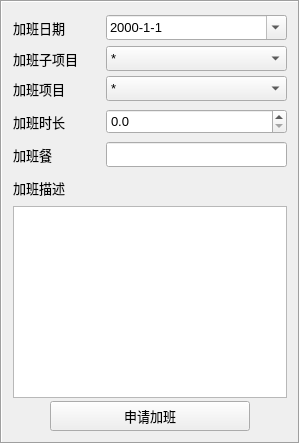
          <widget class="QFrame" name="frame">
           <property name="sizePolicy">
            <sizepolicy hsizetype="Preferred" vsizetype="Preferred">
             <horstretch>0</horstretch>
             <verstretch>0</verstretch>
            </sizepolicy>
           </property>
           <property name="minimumSize">
            <size>
             <width>300</width>
             <height>0</height>
            </size>
           </property>
           <property name="frameShape">
            <enum>QFrame::Box</enum>
           </property>
           <property name="frameShadow">
            <enum>QFrame::Sunken</enum>
           </property>
           <property name="midLineWidth">
            <number>0</number>
           </property>
           <layout class="QVBoxLayout" name="verticalLayout_6">
            <property name="spacing">
             <number>3</number>
            </property>
            <item>
             <layout class="QHBoxLayout" name="horizontalLayout_22">
              <item>
               <widget class="QLabel" name="label_18">
                <property name="sizePolicy">
                 <sizepolicy hsizetype="Fixed" vsizetype="Preferred">
                  <horstretch>0</horstretch>
                  <verstretch>0</verstretch>
                 </sizepolicy>
                </property>
                <property name="minimumSize">
                 <size>
                  <width>90</width>
                  <height>30</height>
                 </size>
                </property>
                <property name="maximumSize">
                 <size>
                  <width>80</width>
                  <height>30</height>
                 </size>
                </property>
                <property name="font">
                 <font>
                  <pointsize>10</pointsize>
                 </font>
                </property>
                <property name="text">
                 <string>加班日期</string>
                </property>
               </widget>
              </item>
              <item>
               <widget class="QDateEdit" name="apply_date">
                <property name="sizePolicy">
                 <sizepolicy hsizetype="Preferred" vsizetype="Fixed">
                  <horstretch>0</horstretch>
                  <verstretch>0</verstretch>
                 </sizepolicy>
                </property>
                <property name="minimumSize">
                 <size>
                  <width>0</width>
                  <height>25</height>
                 </size>
                </property>
                <property name="maximumSize">
                 <size>
                  <width>300</width>
                  <height>25</height>
                 </size>
                </property>
                <property name="font">
                 <font>
                  <pointsize>10</pointsize>
                 </font>
                </property>
                <property name="alignment">
                 <set>Qt::AlignLeading|Qt::AlignLeft|Qt::AlignVCenter</set>
                </property>
                <property name="displayFormat">
                 <string>yyyy-M-d</string>
                </property>
                <property name="calendarPopup">
                 <bool>true</bool>
                </property>
               </widget>
              </item>
             </layout>
            </item>
            <item>
             <layout class="QHBoxLayout" name="horizontalLayout_24">
              <item>
               <widget class="QLabel" name="label_27">
                <property name="sizePolicy">
                 <sizepolicy hsizetype="Fixed" vsizetype="Preferred">
                  <horstretch>0</horstretch>
                  <verstretch>0</verstretch>
                 </sizepolicy>
                </property>
                <property name="minimumSize">
                 <size>
                  <width>90</width>
                  <height>0</height>
                 </size>
                </property>
                <property name="maximumSize">
                 <size>
                  <width>90</width>
                  <height>30</height>
                 </size>
                </property>
                <property name="font">
                 <font>
                  <pointsize>10</pointsize>
                 </font>
                </property>
                <property name="text">
                 <string>加班子项目</string>
                </property>
               </widget>
              </item>
              <item>
               <widget class="QComboBox" name="apply_subproject">
                <property name="sizePolicy">
                 <sizepolicy hsizetype="Preferred" vsizetype="Fixed">
                  <horstretch>0</horstretch>
                  <verstretch>0</verstretch>
                 </sizepolicy>
                </property>
                <property name="minimumSize">
                 <size>
                  <width>0</width>
                  <height>25</height>
                 </size>
                </property>
                <property name="maximumSize">
                 <size>
                  <width>300</width>
                  <height>25</height>
                 </size>
                </property>
                <property name="font">
                 <font>
                  <pointsize>10</pointsize>
                 </font>
                </property>
                <property name="frame">
                 <bool>true</bool>
                </property>
                <item>
                 <property name="text">
                  <string>*</string>
                 </property>
                </item>
               </widget>
              </item>
             </layout>
            </item>
            <item>
             <layout class="QHBoxLayout" name="horizontalLayout_23">
              <item>
               <widget class="QLabel" name="label_29">
                <property name="sizePolicy">
                 <sizepolicy hsizetype="Fixed" vsizetype="Preferred">
                  <horstretch>0</horstretch>
                  <verstretch>0</verstretch>
                 </sizepolicy>
                </property>
                <property name="minimumSize">
                 <size>
                  <width>90</width>
                  <height>30</height>
                 </size>
                </property>
                <property name="maximumSize">
                 <size>
                  <width>80</width>
                  <height>30</height>
                 </size>
                </property>
                <property name="font">
                 <font>
                  <pointsize>10</pointsize>
                 </font>
                </property>
                <property name="text">
                 <string>加班项目</string>
                </property>
               </widget>
              </item>
              <item>
               <widget class="QComboBox" name="apply_project">
                <property name="sizePolicy">
                 <sizepolicy hsizetype="Preferred" vsizetype="Fixed">
                  <horstretch>0</horstretch>
                  <verstretch>0</verstretch>
                 </sizepolicy>
                </property>
                <property name="minimumSize">
                 <size>
                  <width>0</width>
                  <height>25</height>
                 </size>
                </property>
                <property name="maximumSize">
                 <size>
                  <width>300</width>
                  <height>25</height>
                 </size>
                </property>
                <property name="font">
                 <font>
                  <pointsize>10</pointsize>
                 </font>
                </property>
                <property name="editable">
                 <bool>false</bool>
                </property>
                <item>
                 <property name="text">
                  <string>*</string>
                 </property>
                </item>
               </widget>
              </item>
             </layout>
            </item>
            <item>
             <layout class="QHBoxLayout" name="horizontalLayout_27">
              <item>
               <widget class="QLabel" name="label_20">
                <property name="sizePolicy">
                 <sizepolicy hsizetype="Fixed" vsizetype="Preferred">
                  <horstretch>0</horstretch>
                  <verstretch>0</verstretch>
                 </sizepolicy>
                </property>
                <property name="minimumSize">
                 <size>
                  <width>90</width>
                  <height>30</height>
                 </size>
                </property>
                <property name="font">
                 <font>
                  <pointsize>10</pointsize>
                 </font>
                </property>
                <property name="text">
                 <string>加班时长</string>
                </property>
               </widget>
              </item>
              <item>
               <widget class="QDoubleSpinBox" name="apply_duration_2">
                <property name="sizePolicy">
                 <sizepolicy hsizetype="Preferred" vsizetype="Fixed">
                  <horstretch>0</horstretch>
                  <verstretch>0</verstretch>
                 </sizepolicy>
                </property>
                <property name="minimumSize">
                 <size>
                  <width>0</width>
                  <height>25</height>
                 </size>
                </property>
                <property name="maximumSize">
                 <size>
                  <width>300</width>
                  <height>25</height>
                 </size>
                </property>
                <property name="font">
                 <font>
                  <pointsize>10</pointsize>
                 </font>
                </property>
                <property name="alignment">
                 <set>Qt::AlignLeading|Qt::AlignLeft|Qt::AlignVCenter</set>
                </property>
                <property name="decimals">
                 <number>1</number>
                </property>
                <property name="singleStep">
                 <double>0.500000000000000</double>
                </property>
                <property name="value">
                 <double>0.000000000000000</double>
                </property>
               </widget>
              </item>
             </layout>
            </item>
            <item>
             <layout class="QHBoxLayout" name="horizontalLayout_28">
              <item>
               <widget class="QLabel" name="label_25">
                <property name="sizePolicy">
                 <sizepolicy hsizetype="Fixed" vsizetype="Preferred">
                  <horstretch>0</horstretch>
                  <verstretch>0</verstretch>
                 </sizepolicy>
                </property>
                <property name="minimumSize">
                 <size>
                  <width>90</width>
                  <height>30</height>
                 </size>
                </property>
                <property name="maximumSize">
                 <size>
                  <width>50</width>
                  <height>30</height>
                 </size>
                </property>
                <property name="font">
                 <font>
                  <pointsize>10</pointsize>
                 </font>
                </property>
                <property name="text">
                 <string>加班餐</string>
                </property>
               </widget>
              </item>
              <item>
               <widget class="QLineEdit" name="apply_meal">
                <property name="sizePolicy">
                 <sizepolicy hsizetype="Preferred" vsizetype="Fixed">
                  <horstretch>0</horstretch>
                  <verstretch>0</verstretch>
                 </sizepolicy>
                </property>
                <property name="minimumSize">
                 <size>
                  <width>0</width>
                  <height>25</height>
                 </size>
                </property>
                <property name="maximumSize">
                 <size>
                  <width>300</width>
                  <height>25</height>
                 </size>
                </property>
                <property name="font">
                 <font>
                  <pointsize>10</pointsize>
                 </font>
                </property>
                <property name="alignment">
                 <set>Qt::AlignLeading|Qt::AlignLeft|Qt::AlignVCenter</set>
                </property>
               </widget>
              </item>
             </layout>
            </item>
            <item>
             <layout class="QVBoxLayout" name="verticalLayout_12">
              <item>
               <widget class="QLabel" name="label_30">
                <property name="sizePolicy">
                 <sizepolicy hsizetype="Fixed" vsizetype="Preferred">
                  <horstretch>0</horstretch>
                  <verstretch>0</verstretch>
                 </sizepolicy>
                </property>
                <property name="minimumSize">
                 <size>
                  <width>80</width>
                  <height>30</height>
                 </size>
                </property>
                <property name="maximumSize">
                 <size>
                  <width>80</width>
                  <height>30</height>
                 </size>
                </property>
                <property name="font">
                 <font>
                  <pointsize>10</pointsize>
                 </font>
                </property>
                <property name="text">
                 <string>加班描述</string>
                </property>
               </widget>
              </item>
              <item>
               <widget class="QTextEdit" name="desc">
                <property name="sizePolicy">
                 <sizepolicy hsizetype="Preferred" vsizetype="Expanding">
                  <horstretch>0</horstretch>
                  <verstretch>0</verstretch>
                 </sizepolicy>
                </property>
                <property name="maximumSize">
                 <size>
                  <width>300</width>
                  <height>16777215</height>
                 </size>
                </property>
                <property name="font">
                 <font>
                  <pointsize>9</pointsize>
                 </font>
                </property>
                <property name="html">
                 <string>&lt;!DOCTYPE HTML PUBLIC &quot;-//W3C//DTD HTML 4.0//EN&quot; &quot;http://www.w3.org/TR/REC-html40/strict.dtd&quot;&gt;
&lt;html&gt;&lt;head&gt;&lt;meta name=&quot;qrichtext&quot; content=&quot;1&quot; /&gt;&lt;style type=&quot;text/css&quot;&gt;
p, li { white-space: pre-wrap; }
&lt;/style&gt;&lt;/head&gt;&lt;body style=&quot; font-family:'Microsoft YaHei UI'; font-size:9pt; font-weight:400; font-style:normal;&quot;&gt;
&lt;p style=&quot;-qt-paragraph-type:empty; margin-top:0px; margin-bottom:0px; margin-left:0px; margin-right:0px; -qt-block-indent:0; text-indent:0px; font-size:11pt;&quot;&gt;&lt;br /&gt;&lt;/p&gt;&lt;/body&gt;&lt;/html&gt;</string>
                </property>
               </widget>
              </item>
              <item>
               <layout class="QHBoxLayout" name="horizontalLayout_26">
                <property name="spacing">
                 <number>6</number>
                </property>
                <item>
                 <widget class="QPushButton" name="apply_overtime">
                  <property name="sizePolicy">
                   <sizepolicy hsizetype="Preferred" vsizetype="Fixed">
                    <horstretch>0</horstretch>
                    <verstretch>0</verstretch>
                   </sizepolicy>
                  </property>
                  <property name="minimumSize">
                   <size>
                    <width>20</width>
                    <height>30</height>
                   </size>
                  </property>
                  <property name="maximumSize">
                   <size>
                    <width>200</width>
                    <height>16777215</height>
                   </size>
                  </property>
                  <property name="font">
                   <font>
                    <pointsize>10</pointsize>
                   </font>
                  </property>
                  <property name="text">
                   <string>申请加班</string>
                  </property>
                 </widget>
                </item>
               </layout>
              </item>
             </layout>
            </item>
           </layout>
          </widget>
